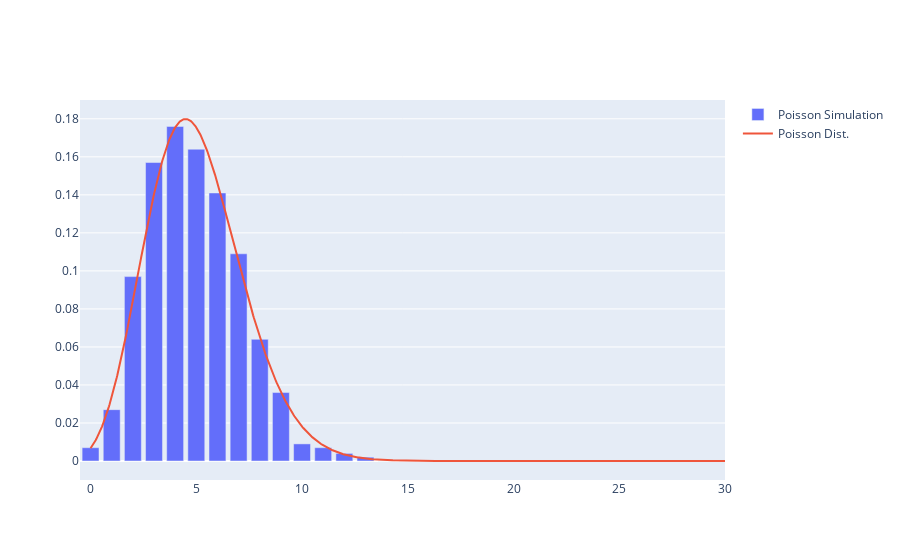

The notebook cell saved with this chart:
### Code cell
maxPoissonX = 30
precise = 1000
xList = np.linspace(0, maxPoissonX, precise)
yList = [poissonDist(x, l) for x in xList]

fig = go.Figure()
fig.add_trace(go.Bar(y=PoissonRVList[:maxPoissonX], name='Poisson Simulation'))
fig.add_trace(go.Scatter(x=xList, y=yList, mode='lines', name='Poisson Dist.'))
fig.show()

# fig.write_image("PoissonSimulationPlot.svg")

### Figure 1 — Plotly figure (JSON) as saved in the notebook; plotly's stock layout.template omitted (floating-point values rounded to 4 significant figures; data arrays with more than 128 entries replaced by an {"elided": "..."} marker saying what was removed)
{"data": [{"name": "Poisson Simulation", "type": "bar", "y": [0.007, 0.027, 0.097, 0.157, 0.176, 0.164, 0.141, 0.109, 0.064, 0.036, 0.009, 0.007, 0.004, 0.002, 0, 0, 0, 0, 0, 0, 0, 0, 0, 0, 0, 0, 0, 0, 0, 0]}, {"mode": "lines", "name": "Poisson Dist.", "type": "scatter", "x": {"elided": "1000 float values"}, "y": {"elided": "1000 float values"}}], "layout": {}}
